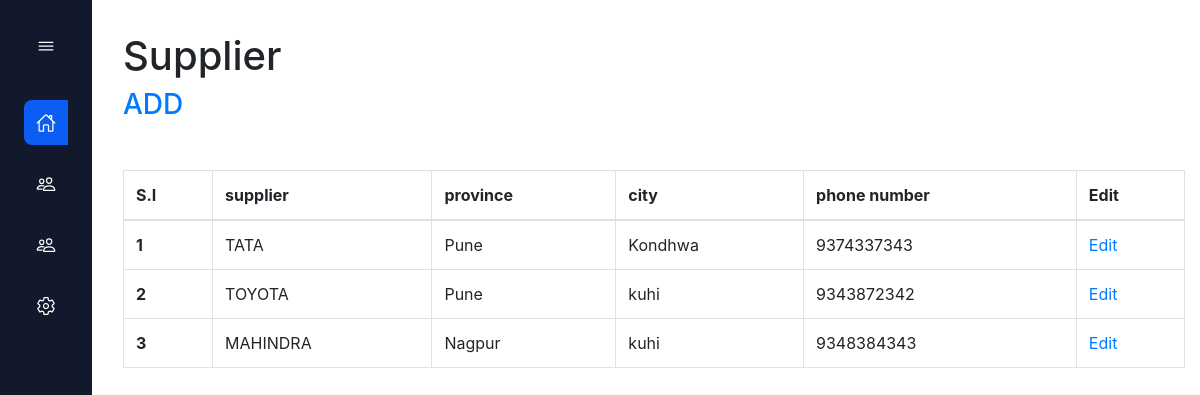
Page /supplier on the committed database.
### sparemanagement/models.py (models this page shows)
class Supplier(models.Model):
    supplierName = models.CharField(max_length= 20)
    province = models.CharField(max_length= 20)
    city = models.CharField(max_length= 20)
    phone_number = models.CharField(max_length=10, unique=True)

### sparemanagement/views.py (the view)
# urls.py: path('supplier', views.supplier, name='supplier'),
def supplier(request):
    data = Supplier.objects.all()
    content = {'data': data}
    return render(request, 'sparemanagement/supplier.html', content )

### sparemanagement/templates/sparemanagement/supplier.html (shortened to what this page needs)
{% extends "./base.html" %}
{% block content %}
<div class="container mb-5">
  <div class="mb-5">
    <h1>Supplier</h1>
   <a href="/admin/sparemanagement/supplier/add/"><h3>ADD</h3></a >
  </div>
  <table class="table table-bordered">
    <thead>
      <tr>
        <th scope="col">S.I</th>
        <th scope="col">supplier</th>
        <th scope="col">province</th>
        <th scope="col">city</th>
        <th scope="col">phone number</th>
        <th scope='col'>Edit</th>
      </tr>
    </thead>
    <tbody>
      {% for content in data %}
      <tr>
        <th scope="row">{{content.id}}</th>
        <td>{{content.supplierName}}</td>
        <td>{{content.province}}</td>
        <td>{{content.city}}</td>
        <td>{{content.phone_number}}</td>
        <td><a href="/admin/sparemanagement/supplier/">Edit</a></td>
      </tr>
      {% endfor %}
    </tbody>
  </table>
</div>
{% endblock content %}

### sparemanagement/static/sparemanagement/css/style.css (style rules this page uses)
:root { --nav-width: 92px; --first-color: #0c5df4; --bg-color: #12192c; --sub-color: #b6cefc; --white-color: #fff; --body-font: "Poppins", sans-serif; --normal-font-size: 1rem; --small-font-size: 0.875rem; --z-fixed: 100; }
body { position: relative; margin: 0; padding: 2rem 0 0 6.75rem; font-family: var(--body-font); font-size: var(--normal-font-size); transition: 0.5s; }
h1 { margin: 0; }
a { text-decoration: none; }

### rows in the picture
Supplier: id "1", supplierName "TATA", province "Pune", city "Kondhwa", phone_number "9374337343"
Supplier: id "2", supplierName "TOYOTA", province "Pune", city "kuhi", phone_number "9343872342"
Supplier: id "3", supplierName "MAHINDRA", province "Nagpur", city "kuhi", phone_number "9348384343"
